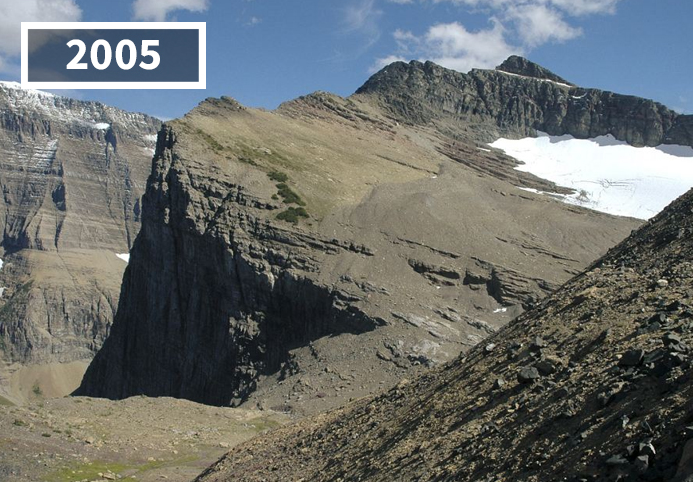
#> input picture ComputerVision/labs/Lab 4/images/2now.png, 693 x 482 px, found by its file name
$ jupyter execute --allow-errors 'Lab4 - Solution.ipynb'
#> lines starting #> are read from the running program, lines starting #| are printed output that depends on the picture; after the words box and inside, x2 and y2 are one past the last pixel; in counts of white or black regions, pixels touching at a corner belong together
# Image Stitching

In this lab, we are going to:
- Detect feature points in images.
- Calculate descriptors for every keypoint in images using SIFT.
- Compute feature-space distances between every pair of feature points from image source and destination.
- Select good matches (using Lowe's ratio test) based on the distance matrix above.
- Get the homography matrix using the RANSAC algorithm.
- Generate the panorama from the images.

## Let's understand the stitching algorithm

In the beginning, we have two images: the **destination image** (left side) and the **source image** (right side).

We want to "transform" the **source image** with respect to the **destination image**, such that the two images will be well aligned. We accomplish this by applying a perspective transformation to the **source image**. We obtain the perspective transformation based on the matches between the two images.
<table width="950px">
<tr>
<th><center>Destination</center></th>
<th><center>Source</center></th>
</tr>
<tr>
<td></td>
<td> </td>
</tr>
</table>

Now, we made the **source image** to have the same persective as the **destination image**.
<table width="950px">
<tr>
<th><center>Destination</center></th>
<th><center>Result Source</center></th>
</tr>
<tr>
<td></td>
<td> </td>
</tr>
</table>

And in the end, we copy the destination image in the **result source** image.

[cell 1]
import sys
import cv2 as cv
import pdb
import numpy as np
import os
import copy

[cell 2]
def show_image(image_, window_name='image', timeout=0):
    """
    Show image.
    :param image_
    :param window_name
    :param timeout
    """
    cv.imshow(window_name, np.uint8(image_))
    cv.waitKey(timeout)
    cv.destroyAllWindows()

[cell 3]
def get_keypoints_and_features(image, show_details=False) -> tuple:
    """
    TODO:
    1. Convert the image to grayscale.
    2. Create the SIFT object. (https://docs.opencv.org/master/da/df5/tutorial_py_sift_intro.html)
    3. Find keypoints from the grayscale image.
    4. Compute the features based on the grayscale image and the keypoints.

    :param image.
    :return the keypoints: [cv.Keypoint] and the features: np.ndarray for each keypoint.
    """

    def show_keypoints(image_, keypoints_):
        """
        Show the keypoints found in the image.
        """
        image_output = image_.copy()
        image_output = cv.drawKeypoints(image, keypoints_, image_output, flags=cv.DRAW_MATCHES_FLAGS_DRAW_RICH_KEYPOINTS)
        show_image(image_output, 'keypoints')


    gray_image = cv.cvtColor(image, cv.COLOR_BGR2GRAY)

    #depends of your OpenCV version
    #sift = cv.xfeatures2d.SIFT_create()
    sift = cv.SIFT_create()
    keypoints = sift.detect(gray_image, None)
    keypoints, features = sift.compute(gray_image, keypoints)

    if show_details:
        show_keypoints(image, keypoints)

    return keypoints, features

[cell 4]
def match_features(features_source, features_dest) -> [[cv.DMatch]]:
    """
    Match features from the source image with the features from the destination image.
    :return: [[DMatch]] - The rusult of the matching. For each set of features from the source image,
    it returns the first 'K' matchings from the destination images.
    """

    feature_matcher = cv.DescriptorMatcher_create("FlannBased")
    matches = feature_matcher.knnMatch(features_source, features_dest, k=2)
    return matches

[cell 5]
def generate_homography(all_matches:  [cv.DMatch], keypoints_source: [cv.KeyPoint], keypoints_dest : [cv.KeyPoint],
                        ratio: float = 0.75, ransac_rep: int = 4.0):
    """
    TODO:
    1. Find the matchings that pass the Lowe's ratio test (ratio parameter).
    2. Get the coordinates of the keypoints from the source image.
    3. Get the coordinates of the keypoints from the destination image.
    4. Obtain the Homagraphy. (https://docs.opencv.org/master/d1/de0/tutorial_py_feature_homography.html)
    :param all_matches [DMatch]
    :param keypoints_source [cv.Point]
    :param ratio - Lowe's ratio test (the ratio 1st neighbour distance / 2nd neighbour distance)
    :param keypoints_source: nd.array [Nx2] (x, y coordinates)
    :param keypoints_dest: nd.array [Nx2] (x, y coordinates)
    :param ransac_rep: float. The threshold in the RANSAC algorithm.
    :return: The homography matrix.

    class DMatch:
        distance - Distance between descriptors. The lower, the better it is.
        imgIdx - Index of the train image
        queryIdx - Index of the descriptor in query descriptors
        trainIdx - Index of the descriptor in train descriptors

    class KeyPoint:
        pt - The x, y coordinates of a point.

    """
    if not all_matches:
        return None

    matches = []
    for match in all_matches:
        if len(match) == 2 and (match[0].distance / match[1].distance) < ratio:
            matches.append(match[0])

    points_source = np.float32([keypoints_source[m.queryIdx].pt for m in matches])
    points_dest = np.float32([keypoints_dest[m.trainIdx].pt for m in matches])

    if len(points_source) > 4:
        H, status = cv.findHomography(points_source, points_dest, cv.RANSAC, ransac_rep)
        return H
    else:
        return None

[cell 6]
# [38 lines left out: function stitch_images, not called in this run]

[cell 7]
def pad_image(image_, procent=0.1):
    pad_h = int(image_.shape[0] * procent)
    pad_w = int(image_.shape[1] * procent)
    big_image = np.zeros((image_.shape[0] + 2 * pad_h, image_.shape[1] + pad_w, 3), np.uint8)
    big_image[pad_h: pad_h + image_.shape[0], pad_w: pad_w + image_.shape[1]] = image_.copy()
    return big_image

[cell 8]
def stitch_images_from_folder(folder_path, show_details=False):
    """
    Stitch the images from the last image to the first.
    TODO:
    1. Read the images from the folder, sort them (ascending order),
    then reverse the list (because we are going to stitch them from the last image to the first).
    2. Read the first image (the source image).
    3. While you have unread images, read the next image (destination image),
    stitch it with the source image then save the resulting image in the source image (in the next step it will be the source image).
    """
    image_names = os.listdir(folder_path)
    image_names.sort()
    image_names = image_names[::-1]

    assert len(image_names) >= 2
    image_source = cv.imread(os.path.join(folder_path, image_names[0]))

    for idx_image in range(1, len(image_names)):
        image_dest = cv.imread(os.path.join(folder_path, image_names[idx_image]))
        image_dest = pad_image(image_dest)
        result = stitch_images(image_source, image_dest, show_details=show_details)
        image_source = result.copy()

    return result

#> (a cell that did not finish here is left out)

show_image(stitched)

[cell 10]
# stitch all available images
base_folder = 'data/stitches'
folder_names = os.listdir(base_folder)
#> (the rest of this cell did not finish here and is left out)

    stitched = cv.resize(stitched, None, fx=0.5, fy=0.5)  # use this only if you have a small screen
    show_image(stitched)

## Stitch image Now and Then
In this scenario, we are not going to merge (stitched) the images, but to put the content of the source image where it belongs in the destination image.

In the left side, we have the "*now*" image (**destination**) and in the right part we have the "*then*" image (**source**).

<table width="950px">
<tr>
<th><center>Now</center></th>
<th><center>Then</center></th>
</tr>
<tr>
<td></td>
<td> </td>
</tr>
</table>

Now, we made the ***then* image** to have the same perspective as the ***now* image**.
<table width="950px">
<tr>
<th><center>Now</center></th>
<th><center>Result then</center></th>
</tr>
<tr>
<td></td>
<td> </td>
</tr>
</table>

And in the end, we copy the destination image in the **result then** image, but without replacing the pixels that are already occupied by the *then* image.

[cell 11]
def stitch_images_inside(image_source, image_dest, show_details=False):
    """
    :param image_source (image from the right part).
    :param image_dest (image from the lest part).
    :param show_details
    :return: the stitched image.
    TODO:
    1. Get the keypoints and the features from the source image.
    2. Get the keypoints and the features from the destination image.
    3. Match the features.
    4. Find the homography matrix.
    5. Apply the homography matrix on the source image.
    6. Copy the destination image in the resulting image from the previous point, but keep the resulting pixels in place!
    """

    image_dest = pad_image(image_dest)
    keypoints_source, features_source = get_keypoints_and_features(image_source, show_details=show_details)
    keypoints_dest, features_dest = get_keypoints_and_features(image_dest, show_details=show_details)

    def show_matches(all_matches_, n=10):
        matches = sorted(all_matches_, key = lambda x:x[0].distance)
        matches = matches[:n]
        image_output = cv.drawMatchesKnn(image_source, keypoints_source,
                                         image_dest, keypoints_dest,
                                         matches, None, flags=cv.DrawMatchesFlags_NOT_DRAW_SINGLE_POINTS)
        show_image(image_output, 'matches')

    all_matches = match_features(features_source, features_dest)

    if show_details:
        show_matches(copy.copy(all_matches))

    H = generate_homography(all_matches, keypoints_source, keypoints_dest, 0.75, 4)

    result = cv.warpPerspective(image_source, H,
        (image_dest.shape[1], image_dest.shape[0]))
    if show_details:
        show_image(result, window_name="the position of then image in now image")

    mask = result[:, :] == [0, 0, 0] # hopefully we dont have to many black pixels in the image :)

    result = result * (1 - mask) + image_dest * mask
    return result

[cell 12]
image_now = cv.imread('data\\nowthen\\2now.png')
#> image_now is the input picture: shape (482, 693, 3); mean B, G, R 108.4, 110.2, 106.3
image_then = cv.imread('data\\nowthen\\2then.png')
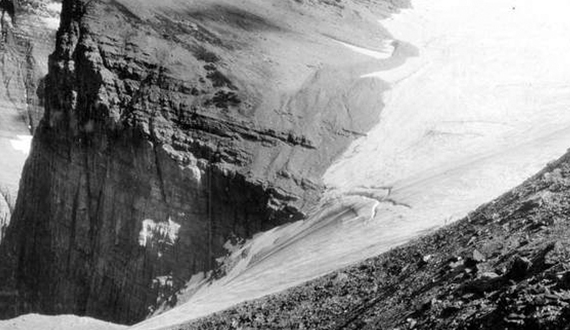
#> input picture ComputerVision/labs/Lab 4/data/nowthen/2then.png, 570 x 330 px, found by its file name
#> image_then is the input picture: shape (330, 570, 3); min 0, max 255, mean 132.7

[cell 13]
stitched = stitch_images_inside(image_source=image_then, image_dest=image_now, show_details=True)
#> in pad_image, `big_image[pad_h: pad_h + image_.shape[0], pad_w: pad_w + image_.shape[..`:
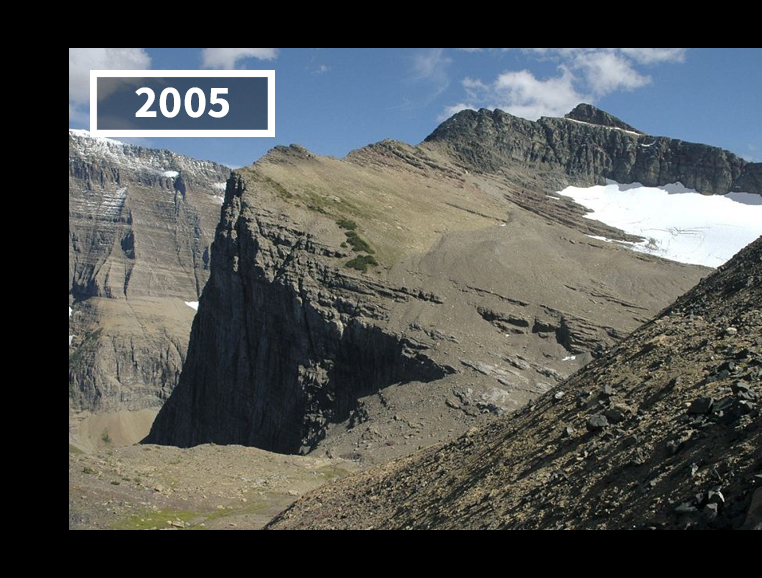
#> big_image: shape (578, 762, 3); mean B, G, R 82.2, 83.6, 80.6
#> in get_keypoints_and_features, `keypoints = sift.detect(gray_image, None)`: keypoints = 1968 keypoints; strongest (x, y, size): (409, 320, 2.1), (459, 258, 1.9), (75, 94, 3.4), (560, 276, 2.5)
#> in show_keypoints, `image_output = cv.drawKeypoints(image, keypoints_, image_output, flags..`:
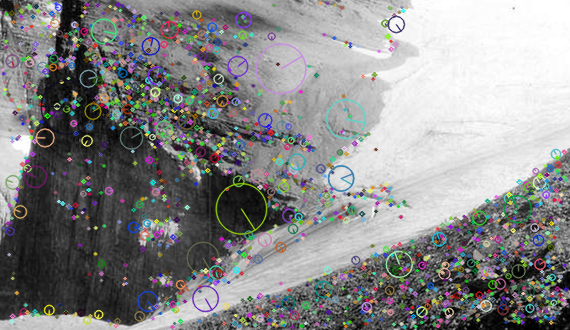
#> image_output: shape (330, 570, 3); mean B, G, R 136.3, 136.3, 136
#> in stitch_images_inside, `keypoints_source, features_source = get_keypoints_and_features(image_s..`: keypoints_source has the same summary as keypoints in get_keypoints_and_features
#> call 2 of get_keypoints_and_features, with show_details = True
#> in get_keypoints_and_features (call 2), `gray_image = cv.cvtColor(image, cv.COLOR_BGR2GRAY)`:
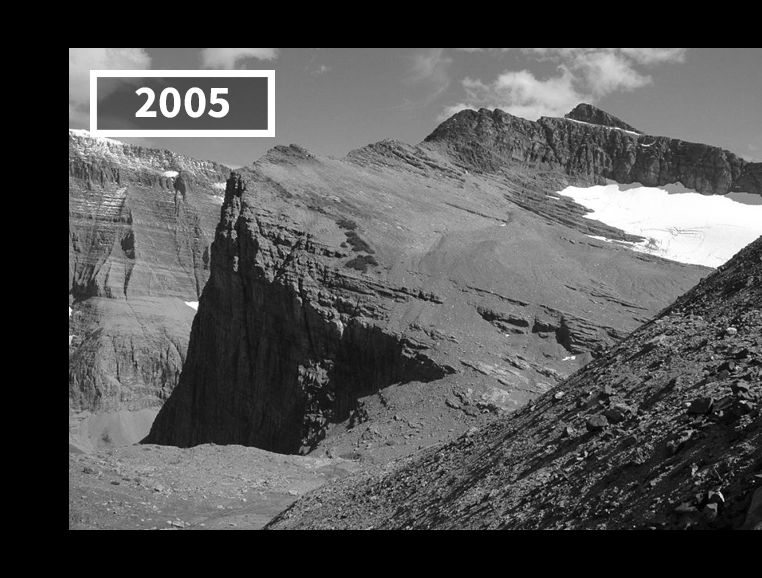
#> gray_image: shape (578, 762); min 0, max 255, mean 82.5
#> in get_keypoints_and_features (call 2), `keypoints = sift.detect(gray_image, None)`: keypoints = 2915 keypoints; strongest (x, y, size): (70, 310, 2.4), (721, 496, 2.5), (212, 113, 4.3), (218, 107, 5.3)
#> in show_keypoints (call 2), `image_output = cv.drawKeypoints(image, keypoints_, image_output, flags..`:
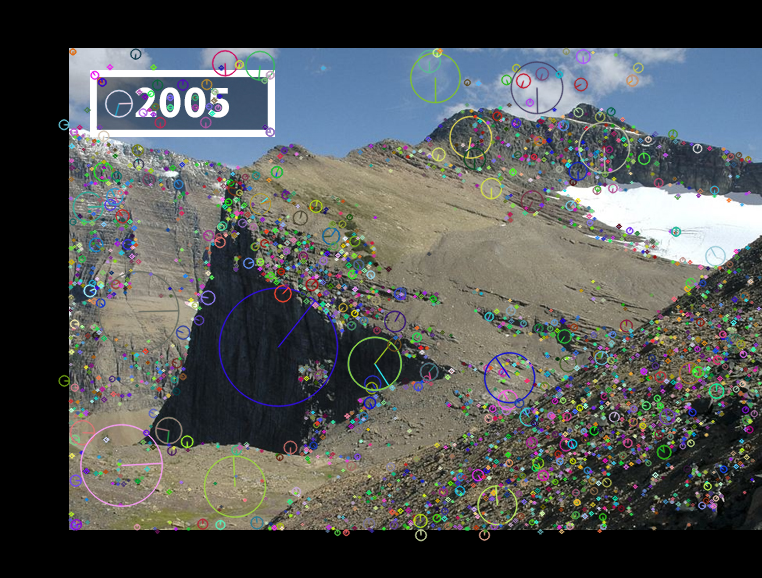
#> image_output: shape (578, 762, 3); 16.18% of pixels changed, all inside (x1, y1, x2, y2) = (58, 47, 762, 542)
#> in stitch_images_inside, `keypoints_dest, features_dest = get_keypoints_and_features(image_dest,..`: keypoints_dest has the same summary as keypoints in get_keypoints_and_features
#> in match_features, `matches = feature_matcher.knnMatch(features_source, features_dest, k=2)`: matches = 1968 matches
#> in show_matches, `matches = matches[:n]`: matches = 10 matches
#> in show_matches, `image_output = cv.drawMatchesKnn(image_source, keypoints_source, image..`:
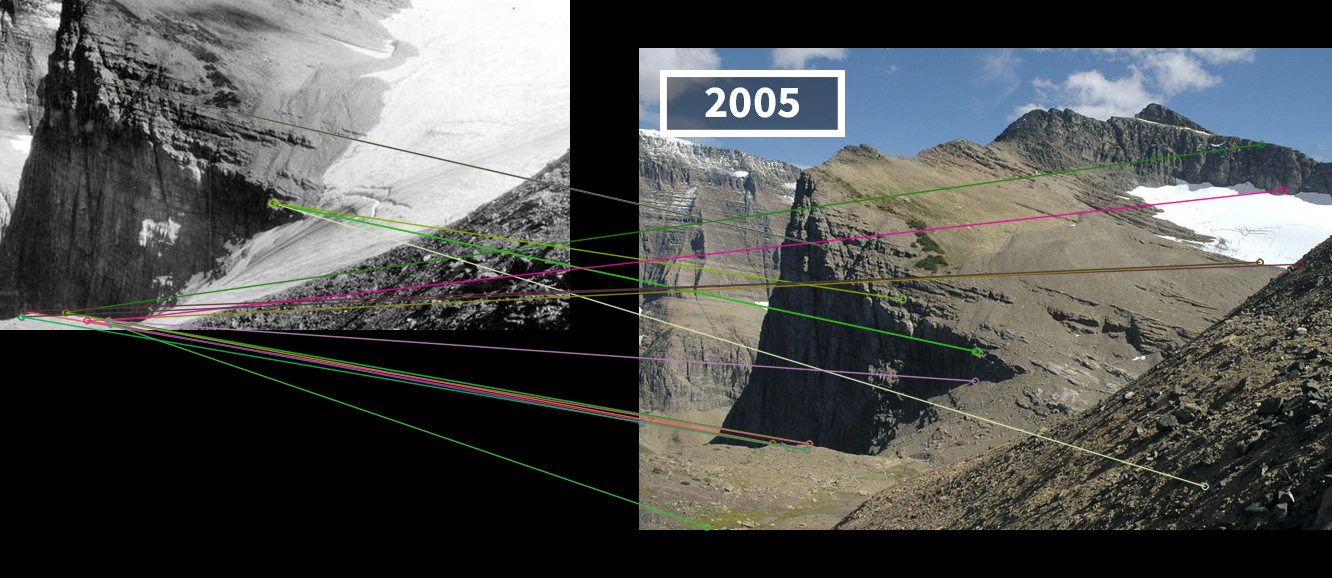
#> image_output: shape (578, 1332, 3); mean B, G, R 79.6, 81.3, 79.5
#> after the loop in generate_homography, `for match in all_matches:`: matches = 160 matches
#> in generate_homography, `points_source = np.float32([keypoints_source[m.queryIdx].pt for m in m..`: points_source = 160 pairs, first value 8.12 to 537.3, second value 7.29 to 320.3
#> in generate_homography, `points_dest = np.float32([keypoints_dest[m.trainIdx].pt for m in match..`: points_dest = 160 pairs, first value 72.35 to 682.9, second value 51.29 to 486
#> in generate_homography, `H, status = cv.findHomography(points_source, points_dest, cv.RANSAC, r..`: H = [[0.747, 0.0451, 175.2], [-0.0727, 0.864, 180.8], [-0.000213, 6.96e-05, 1]]; status = 160 values, max 1 at index 4, min 0 at index 0, mean 0.825
#> in stitch_images_inside, `result = cv.warpPerspective(image_source, H, (image_dest.shape[1], ima..`:
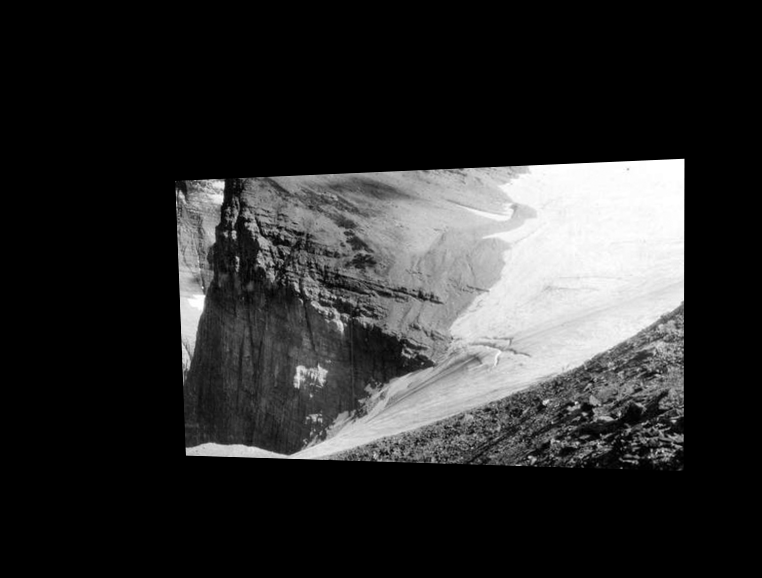
#> result: shape (578, 762, 3); min 0, max 255, mean 46.2
#> in stitch_images_inside, `mask = result[:, :] == [0, 0, 0]`:
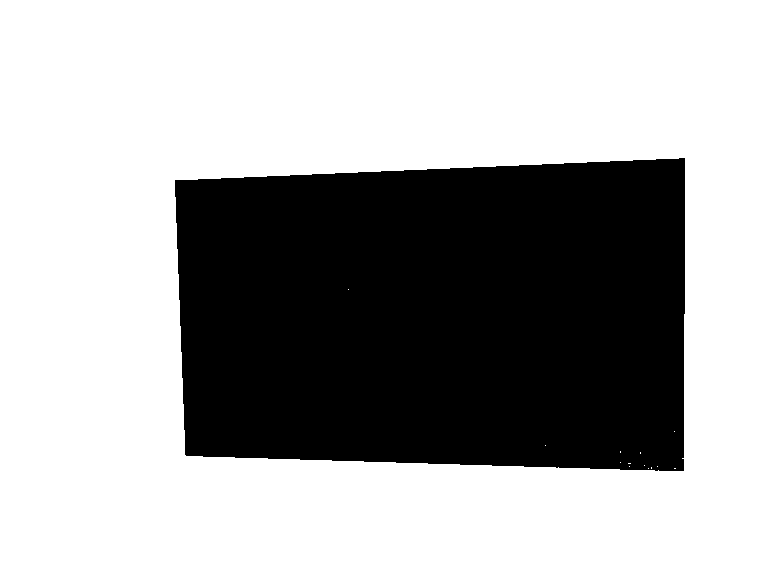
#> mask: shape (578, 762, 3) bool; 66.3% white; 1 black region, box (x1, y1, x2, y2) and area: (175, 158, 685, 471) 148428
#> in stitch_images_inside, `result = result * (1 - mask) + image_dest * mask`:
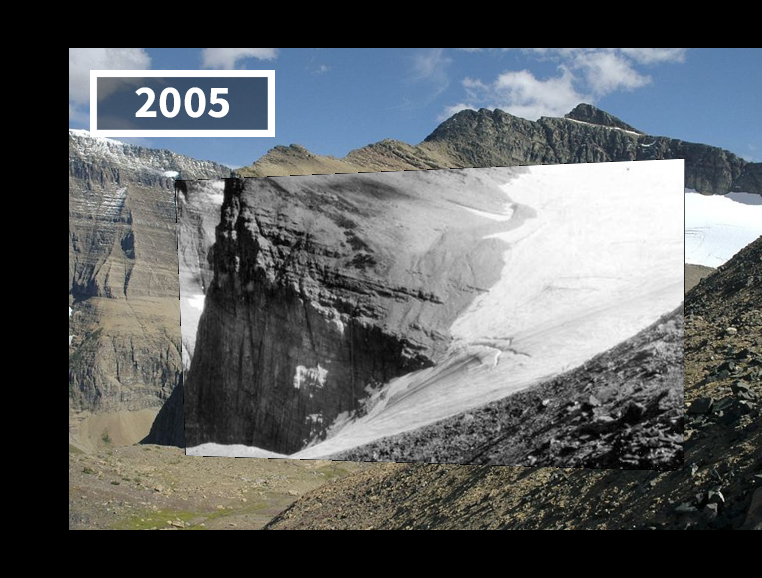
#> result: shape (578, 762, 3) int64; mean B, G, R 98, 96.2, 92.7
show_image(stitched)
